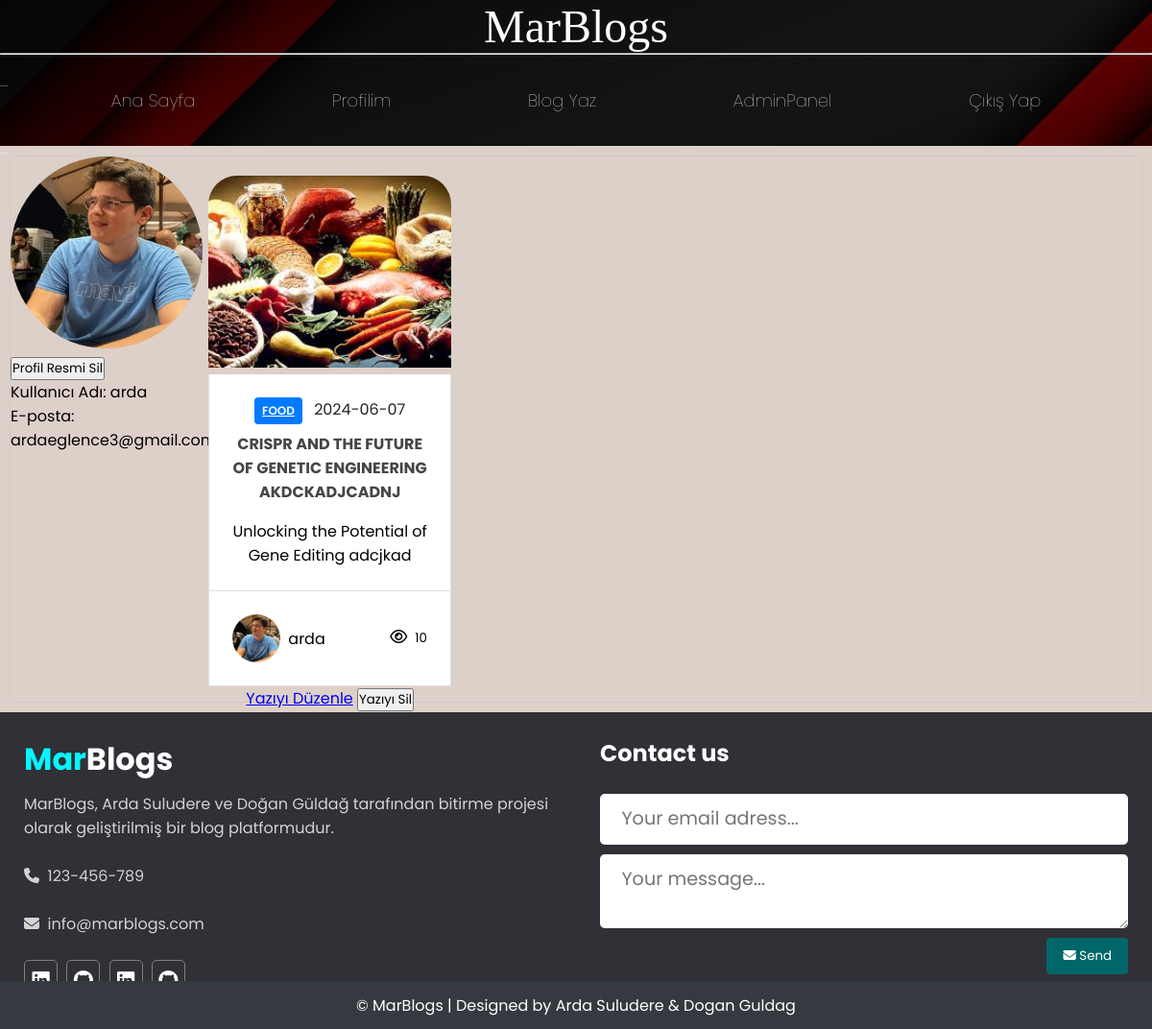
/myProfile (signed in), run on the app's committed database.
### app/models.py (models this page shows, shortened)
class User(UserMixin, db.Model):
    table_args = {'extend_existing': True}
    id = db.Column(db.Integer, primary_key=True)
    username = db.Column(db.String(64), index=True, unique=True)
    email = db.Column(db.String(120), index=True, unique=True)
    password_hash = db.Column(db.String(256))
    is_admin = db.Column(db.Boolean, default=False)
    fav_blogs = db.relationship('Blogs', secondary='user_fav_blogs', backref='favorited_by')
    photograph = db.Column(db.String(255))  # Dosya yolu için String tipinde bir sütun

class Blogs(db.Model):
    id = db.Column(db.Integer, primary_key=True)
    author_id = db.Column(db.Integer, db.ForeignKey('user.id'))  # Kullanıcının ID'sini referans alır
    title = db.Column(db.String(100), nullable=False)
    subtitle = db.Column(db.String(100), nullable=False)
    category = db.Column(db.String(100), nullable=False)
    reading_time = db.Column(db.Integer, nullable=False)
    publish_date = db.Column(db.Date, nullable=False)
    views = db.Column(db.Integer, nullable=False)
    content = db.Column(db.String(2000), nullable=False)
    @property
    def author_username(self):
        return self.author.username if self.author else None
    @property
    def author_photograph(self):
        return self._author_photograph

### app/views.py (the view)
@app.route('/myProfile')
@login_required
def my_profile():
    user_blogs = Blogs.query.filter_by(author_id=current_user.id).all()
    for blog in user_blogs:
        blog.image_url = url_for('static', filename=f'assets/images/blog-photos/{blog.category}.jpg')
    return render_template('myProfile.html', user=current_user, user_blogs=user_blogs)

### app/__init__.py (called while the page is built)
@login_manager.user_loader
def load_user(user_id):
    return User.query.get(int(user_id))

### app/templates/myProfile.html (shortened to what this page needs)
{% extends 'base.html' %}
{% block content %}
<div class="container" style="display: flex;">
    <div class="row">
        <div class="profile">
            <div class="profile-image">
                {% if user.photograph %}
                <img class="author-my-photo mr-2" src="{{ url_for('static', filename='assets/images/user-images/' + user.username + '.jpg') }}" width="200" height="200" alt="Profil Resmi" />
                <form action="{{ url_for('delete_profile_image') }}" method="POST">
                    <button type="submit">Profil Resmi Sil</button>
                </form>
                {% endif %}
                <p>Kullanıcı Adı: {{ user.username }}</p>
                <p>E-posta: {{ user.email }}</p>
            </div>
        </div>
        <div class="col-lg-10">
            <div class="col-lg-10">
                {% for blog in user_blogs %}
                <div class="blog-box mb-3">
                    <img class="blog-img w-100" src="{{blog.image_url}}" alt="Blog" />
                    <div class="cat-date-container">
                        <div class="cat-date">
                            <a href="/blog/{{ blog.category }}" class="category">{{blog.category}}</a>
                            <a href="#" class="publish-date">{{blog.publish_date}}</a>
                        </div>
                        <a class="blog-title" href="/blog/{{ blog.id }}">{{blog.title}}</a>
                        <p class="blog-subtitle">{{blog.subtitle}}</p>
                    </div>
                    <div class="author-infos-views">
                        <div class="author-infos">
                            <img class="author-photo mr-2" src="{{ user.photograph }}" alt="Author" width="50" height="50" />
                            <p class="author-name">{{user.username}}</p>
                        </div>
                        <div class="views">
                            <small class="blog-views"><i class="far fa-eye mr-2"></i>{{blog.views}}</small>
                        </div>
                    </div>
                    <a href="{{ url_for('edit_blog', blog_id=blog.id) }}" class="btn btn-secondary mt-2">Yazıyı Düzenle</a>
                    <form action="{{ url_for('delete_blog', blog_id=blog.id) }}" method="POST" style="display: inline;">
                        <button type="submit" class="btn btn-danger mt-2">Yazıyı Sil</button>
                    </form>
                </div>
                {% endfor %}
            </div>
        </div>
    </div>
</div>
{% endblock %}

### app/static/assets/css/style.css (style rules this page uses)
* { margin: 0; padding: 0; box-sizing: border-box; font-family: "Poppins", sans-serif; }

### app/static/assets/css/blog-style.css (style rules this page uses)
html,body { margin: 0; padding: 0; background-color: #DDD0C8; }
.container { max-width: 100%; padding: 10px; }
.blog-box { width: calc(33.33% - 20px); max-width: 350px; margin: 20px 10px ; height: 500px; max-height: 500px; text-align: center; position: relative; }
.mb-3 { margin-bottom: 3rem; }
.blog-img { max-width: 100%; height: 200px; border-radius: 30px 30px 0px 0px; object-fit: cover; }
.w-100 { width: 100%; }
.cat-date-container { background-color: white; border: 1px solid #dee2e6; border-top: 0; padding: 1.5rem; }
.cat-date { margin-bottom: 0.5rem; }
.category { display: inline-block; padding: 0.25em 0.4em; font-size: 75%; font-weight: 700; line-height: 1; text-align: center; white-space: nowrap; vertical-align: baseline; border-radius: 0.25rem; background-color: #007bff; color: white; text-transform: uppercase; font-weight: 600; padding: 0.5rem; margin-right: 0.5rem; }
.publish-date { color: #212529; text-decoration: none; }
.blog-title { display: block; margin-bottom: 1rem; color: rgb(70,70,70); text-decoration: none; text-transform: uppercase; font-weight: 700; }
.blog-subtitle { margin: 0; }
.author-infos-views { display: flex; text-align: center; justify-content: space-between; background-color: white; border: 1px solid #dee2e6; border-top: 0; padding: 1.5rem; }
.author-infos { display: flex; align-items: center; }
.author-photo { border-radius: 50%; width: 50px; height: 50px; }
.mr-2 { margin-right: 0.5rem; }
.views { display: flex; align-items: center; }
.blog-views { margin-left: 1rem; }
.far { font-family: 'Font Awesome 5 Free'; font-weight: 400; }
.fa-eye, .fa-comment { font-size: 1rem; }

### app/static/assets/css/my_profile.css (style rules this page uses)
.row { display: flex; flex-wrap: wrap; border: 1px solid #ccc; width: 100%; box-sizing: border-box; }
.profile { flex: 0 0 16.666667%; max-width: 16.666667%; }
.col-lg-10 { flex: 0 0 83.333333%; max-width: 83.333333%; display:flex; flex-wrap: wrap; }
.author-my-photo { border-radius: 50%; width: 200px; height: 200px; }

### data on the page
User: username (picture), username "arda", email "ardaeglence3@gmail.com"
Blogs: category "FOOD", publish_date "2024-06-07", title "CRISPR AND THE FUTURE OF GENETIC ENGINEERING AKDCKADJCADNJ", subtitle "Unlocking the Potential of Gene Editing adcjkad", views "10"
